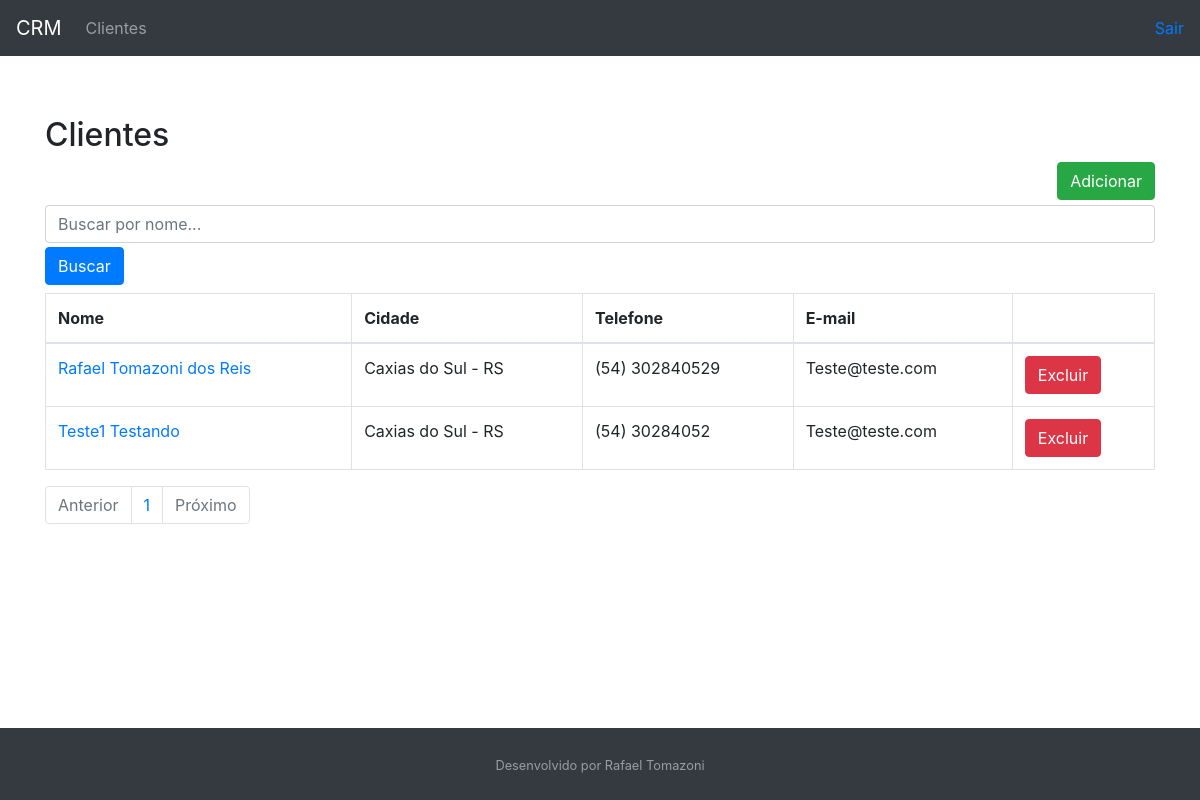
Page /customer/list/ (signed in) on the committed database.
### customer/models.py (models this page shows, shortened)
class Customer(models.Model):
    first_name = models.CharField(max_length=30)
    last_name = models.CharField(max_length=50)
    email = models.EmailField()
    birth_date = models.DateField()
    area_code = models.CharField(max_length=3)
    phone_number = models.CharField(max_length=9)
    country = models.CharField(max_length=30)
    state = models.CharField(max_length=30)
    city = models.CharField(max_length=30)
    created_date = models.DateTimeField(auto_now_add=True)
    updated_date = models.DateTimeField(auto_now=True)
    active = models.BooleanField(default=True)
    def get_full_phone_number(self):
        return f"({self.area_code}) {self.phone_number} "
    def get_full_name(self):
        return f"{self.first_name} {self.last_name}"
    def get_full_city(self):
        return f"{self.city} - {self.state}"
    def get_absolute_url(self):
        return reverse("customer:customer-update", kwargs={"id": self.id})
    def get_delete_url(self):
        return reverse("customer:customer-delete", kwargs={"id": self.id})
    class Meta:
        db_table = "customer"

### customer/views.py (the view)
# urls.py: path("list/", login_required(CustomerListView.as_view()), name="customer-list"),
class CustomerListView(ListView):
    template_name = "customer/customer_list.html"
    paginate_by = 10
    model = Customer
    def get_queryset(self):
        name = self.request.GET.get("name")
        if name:
            object_list = self.model.objects.filter(
                Q(first_name__icontains=name) | Q(last_name__icontains=name)
            )
        else:
            object_list = self.model.objects.all()
        return object_list

### customer/templates/customer/customer_list.html (shortened to what this page needs)
{% extends "model-page.html" %}
{% block content %}
    <h2>Clientes</h2>
    <a href="{% url "customer:customer-create" %}">
        <button type="button" class="btn btn-success" style="float: right; margin-bottom: 5px">Adicionar</button>
    </a>
    <form>
        <div class="form-group mb-1">
            <input class="form-control" type="text" name="name" placeholder="Buscar por nome...">
        </div>
        <button type="submit" class="btn btn-primary">Buscar</button>
    </form>
    <table class="table table-bordered mt-2">
        <thead>
            <tr>
                <th>Nome</th>
                <th>Cidade</th>
                <th>Telefone</th>
                <th>E-mail</th>
                <th></th>
            </tr>
        </thead>
        <tbody>
            {% for customer in customer_list %}
                <tr>
                    <td><a href="{{ customer.get_absolute_url }}">{{customer.get_full_name}}</a></td>
                    <td>{{customer.get_full_city}}</td>
                    <td>{{customer.get_full_phone_number}}</td>
                    <td>{{customer.email}}</td>
                    <form method="post" action="{{customer.get_delete_url}}">{% csrf_token %}
                        <td><button type="button" class="btn btn-danger" data-toggle="modal"
                                    data-target="#exampleModal">Excluir</button></td>
                    </form>
                </tr>
            {% endfor %}
        </tbody>
    </table>
    <ul class="pagination">
        {% if page_obj.has_previous %}
            <li class="page-item"><a class="page-link"
                                     href="?page={{ page_obj.previous_page_number }}">Anterior</a></li>
        {% else %}
            <li class="page-item disabled"><a class="page-link" href="#">Anterior</a></li>
        {% endif %}
        {% for object in page_obj.paginator.page_range %}
            <li class="page-item"><a class="page-link" href="?page={{ forloop.counter }} ">{{ forloop.counter }}</a></li>
        {% endfor %}
        {% if page_obj.has_next %}
            <li class="page-item"><a class="page-link"
                                     href="?page={{ page_obj.next_page_number }}">Próximo</a></li>
        {% else %}
            <li class="page-item disabled"><a class="page-link" href="#">Próximo</a></li>
        {% endif %}
    </ul>
{% endblock %}

### core/templates/model-page.html (shortened to what this page needs)
<!DOCTYPE html>
<html lang="pt-br">
<head>
    <link rel="stylesheet" href="https://stackpath.bootstrapcdn.com/bootstrap/4.4.1/css/bootstrap.min.css">
</head>
<body class="d-flex flex-column">
    <header>
        {% include "model-header.html" %}
    </header>
    <main class="content" style="margin-top: 5%">
        <div class="container">
            {% block content %} {% endblock %}
        </div>
    </main>
    <footer class="py-4 bg-dark text-white-50">
        {% include "model-footer.html" %}
    </footer>
</body>
</html>

### core/templates/model-header.html
<nav class="navbar navbar-expand-sm bg-dark navbar-dark">
    <a class="navbar-brand" href={% url 'index' %}>CRM</a>
    <ul class="navbar-nav mr-auto">
        <li class="nav-item">
            <a class="nav-link" href="{% url "customer:customer-list" %}">Clientes</a>
        </li>
    </ul>
    <a class="" href="{% url 'logout' %}">Sair</a>
</nav>

### core/templates/model-footer.html
<div class="container text-center">
    <small>Desenvolvido por Rafael Tomazoni</small>
</div>

### core/templates/model-page.html (style rules this page uses)
html, body { height: 100%; }
main { flex: 1 0 auto; }
footer { flex-shrink: none; margin-top: 2em; }

### rows in the picture
Customer: get_full_name "Rafael Tomazoni dos Reis", get_full_city "Caxias do Sul - RS", get_full_phone_number "(54) 302840529", email "Teste@teste.com"
Customer: get_full_name "Teste1 Testando", get_full_city "Caxias do Sul - RS", get_full_phone_number "(54) 30284052", email "Teste@teste.com"
